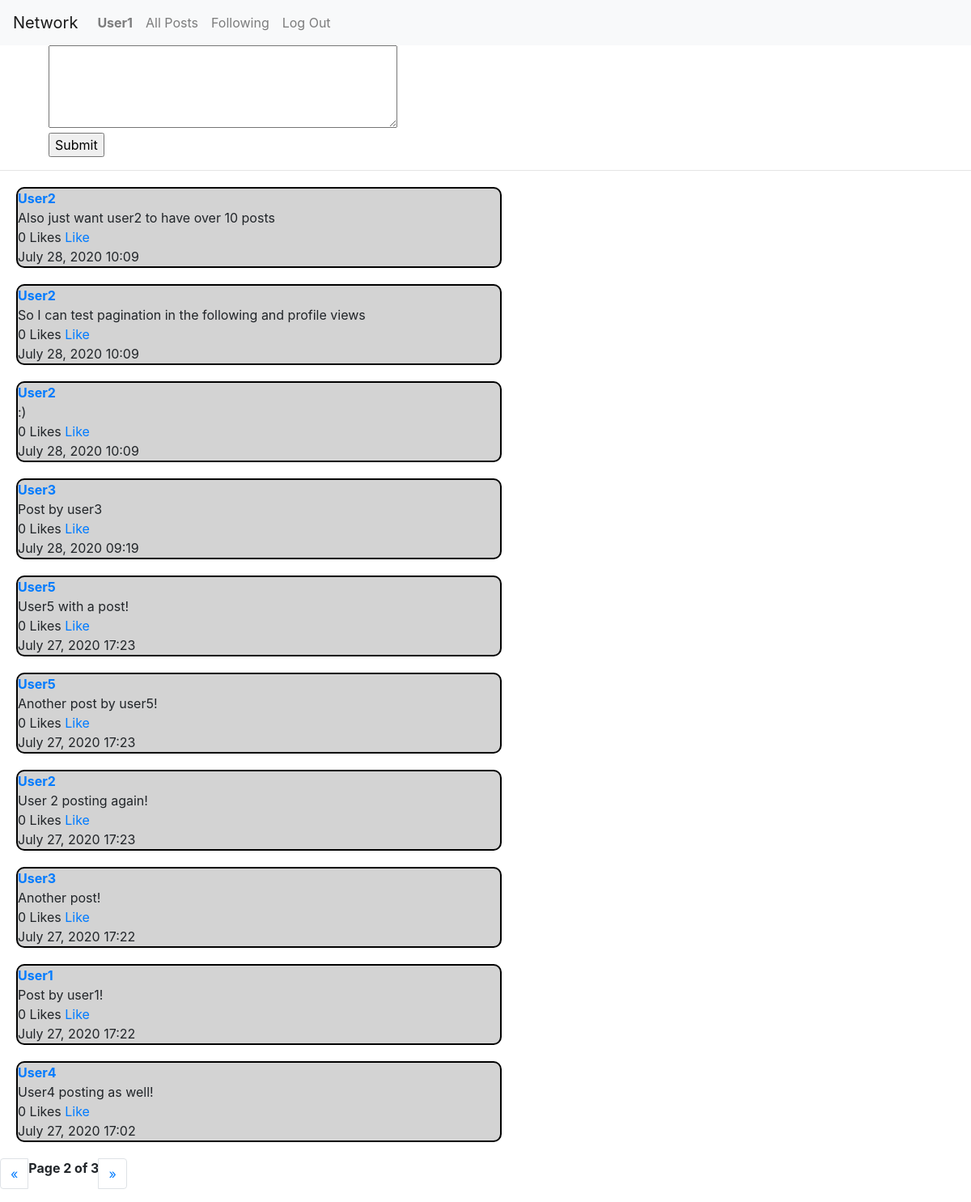
/?page=2 (signed in), run on the app's committed database.
### network/models.py (models this page shows, shortened)
class User(AbstractUser):
    pass

class Post(models.Model):
    user = models.ForeignKey(User, on_delete=models.CASCADE, related_name="auth")
    post = models.CharField(max_length = 140)
    likes = models.IntegerField(default=0, blank=True, null=True)
    time = models.CharField(max_length = 40, null=True)
    class Meta:
        ordering = ['-time']

### network/views.py (the view, shortened to what this page needs)
# urls.py: path("", views.index, name="index"),
def index(request):
    msg = "please log in"
    posts = Post.objects.all()
    paginator = Paginator(posts, 10)
    page = request.GET.get('page')
    posts = paginator.get_page(page)
    return render(request, "network/index.html", {
    "posts": posts,
    "msg": msg
    })

### network/templates/network/index.html (shortened to what this page needs)
{% extends "network/layout.html" %}
{% block body %}
{% if user.is_authenticated %}
  <div class="new_post" style="margin-left: 5%;">
    <form class="" action="" method="post">
      <textarea name="post" rows="4" cols="40" required></textarea>
      <br>
      <input type="submit" name="" value="Submit">
    </form>
  </div>
  <hr>
  <div class="">
    {% for post in posts %}
      <div class="post">
        <a href="{% url 'profile' username=post.user %}"><strong>{{ post.user }}</strong></a>
        <br>
        {{ post.post }}
        <br>
        <div class="like">
          {{ post.likes }} Likes
          <a href=""class="likes">Like</a>
        </div>
        {{ post.time }}
      </div>
    {% endfor %}
  </div>
{% else %}
{{ msg }}
{% endif %}
{% endblock %}

### network/templates/network/layout.html (shortened to what this page needs)
{% load static %}
<!DOCTYPE html>
<html lang="en">
    <head>
        <link rel="stylesheet" href="https://stackpath.bootstrapcdn.com/bootstrap/4.4.1/css/bootstrap.min.css">
        <link href="{% static 'network/styles.css' %}" rel="stylesheet">
    </head>
    <body>
        <nav class="navbar navbar-expand-lg navbar-light bg-light">
            <a class="navbar-brand" href="#">Network</a>
            <div>
              <ul class="navbar-nav mr-auto">
                {% if user.is_authenticated %}
                    <li class="nav-item">
                        <a class="nav-link" href="{{ user.username }}"><strong>{{ user.username }}</strong></a>
                    </li>
                {% endif %}
                <li class="nav-item">
                  <a class="nav-link" href="{% url 'index' %}">All Posts</a>
                </li>
                {% if user.is_authenticated %}
                    <li class="nav-item">
                        <a class="nav-link" href="{% url 'following' %}">Following</a>
                    </li>
                    <li class="nav-item">
                        <a class="nav-link" href="{% url 'logout' %}">Log Out</a>
                    </li>
                {% endif %}
              </ul>
            </div>
          </nav>
        <div class="body">
            {% block body %}
            {% endblock %}
            {% if user.is_authenticated %}
            {% if posts %}
          <nav aria-label="Page navigation">
            <ul class="pagination">
              {% if posts.has_previous %}
              <li class="page-item">
              <a class="page-link " href="?page={{ posts.previous_page_number }}" aria-label="Previous">
              {% else %}
              <li class="page-item disabled">
              <a class="page-link " href="" aria-label="Previous">
              {% endif %}
                <span aria-hidden="true">&laquo;</span>
              </a>
            </li>
            <strong>Page {{ posts.number }} of {{ posts.paginator.num_pages }}</strong>
            {% if posts.has_next %}
            <li class="page-item">
              <a class="page-link" href="?page={{ posts.next_page_number }}" aria-label="Next">
            {% else %}
            <li class="page-item disabled">
              <a class="page-link" href="" aria-label="Next">
            {% endif %}
                <span aria-hidden="true">&raquo;</span>
              </a>
            </li>
          </ul>
        </nav>
        {% endif %}
        {% endif %}
        </div>
    </body>
</html>

### network/static/network/styles.css (style rules this page uses)
.post { background-color: lightgrey; border: 2px solid black; border-radius: 10px; margin: 20px; width: 50%; }

### data on the page
User: username "User1"
Post: user "User2", post "Also just want user2 to have over 10 posts", likes "0", time "July 28, 2020 10:09"
Post: user "User2", post "So I can test pagination in the following and profile views", likes "0", time "July 28, 2020 10:09"
Post: user "User2", post ":)", likes "0", time "July 28, 2020 10:09"
Post: user "User3", post "Post by user3", likes "0", time "July 28, 2020 09:19"
Post: user "User5", post "User5 with a post!", likes "0", time "July 27, 2020 17:23"
Post: user "User5", post "Another post by user5!", likes "0", time "July 27, 2020 17:23"
Post: user "User2", post "User 2 posting again!", likes "0", time "July 27, 2020 17:23"
Post: user "User3", post "Another post!", likes "0", time "July 27, 2020 17:22"
Post: user "User1", post "Post by user1!", likes "0", time "July 27, 2020 17:22"
Post: user "User4", post "User4 posting as well!", likes "0", time "July 27, 2020 17:02"

### other printed values
{{ posts.number }} "2"
{{ posts.paginator.num_pages }} "3"
